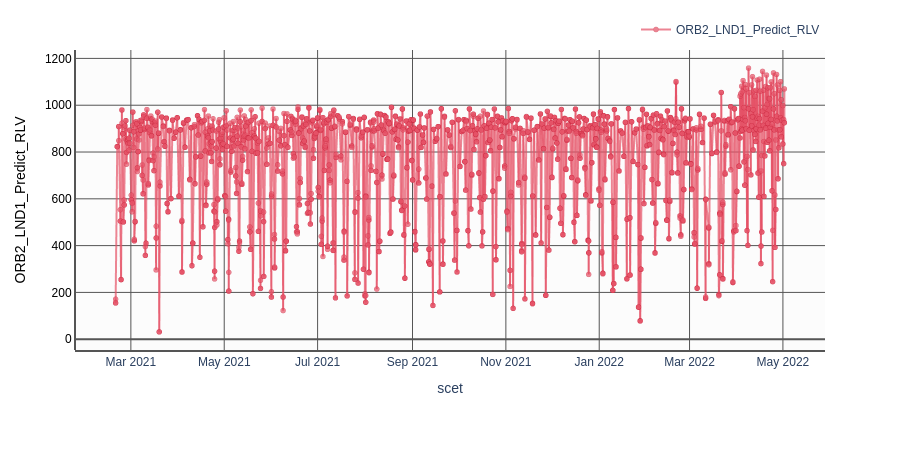

The cell this chart's notebook holds for it:
### Code cell
fig,c,m,t = dtatplot.make_stacked_graph(
    predicted.get_data(),
    y_vars = [
        t, # show the same parameters as before on the plot
    ],
    customize_dict=m, # use the same settings for the traces we had before
    unassigned_colors=c # passing the unassigned colors lets DTAT pull from the next color, instead of restarting from red
    )
fig.show() # this should look the same as our previous figure

### Figure 1 — Plotly figure (JSON) as saved in the notebook; plotly's stock layout.template omitted (floating-point values rounded to 4 significant figures; data arrays with more than 128 entries replaced by an {"elided": "..."} marker saying what was removed)
{"data": [{"hovertemplate": "scet: %{x|%Y-%jT%H:%M:%S.%L}<br>ORB2_LND1_Predict_RLV: %{y}<extra></extra>", "marker": {"color": "#E55166", "colorscale": [[0, "rgb(0,0,131)"], [0.2, "rgb(0,60,170)"], [0.4, "rgb(5,255,255)"], [0.6, "rgb(255,255,0)"], [0.8, "rgb(250,0,0)"], [1, "rgb(128,0,0)"]], "line": {"color": "#CA243C", "width": 0.5}, "showscale": false, "size": 5, "symbol": "circle"}, "meta": {"elided": "2140x2 str values"}, "mode": "lines+markers", "name": "ORB2_LND1_Predict_RLV", "opacity": 0.7, "showlegend": true, "type": "scattergl", "x": {"elided": "2140 str values"}, "xaxis": "x", "y": {"elided": "2140 float values"}, "yaxis": "y"}], "layout": {"font": {"family": "Arial"}, "height": 450, "hovermode": "x unified", "legend": {"orientation": "h", "x": 1, "xanchor": "right", "y": 1.02, "yanchor": "bottom"}, "margin": {"b": 100, "l": 75, "r": 75, "t": 50}, "plot_bgcolor": "#fcfcfc", "xaxis": {"anchor": "y", "domain": [0, 1], "gridcolor": "#555555", "linecolor": "#555555", "linewidth": 2, "showgrid": true, "showline": true, "title": {"text": "scet"}, "zerolinecolor": "#555555"}, "yaxis": {"anchor": "free", "domain": [0, 1], "gridcolor": "#555555", "linecolor": "#555555", "linewidth": 2, "overlaying": "y", "position": 0, "showgrid": true, "showline": true, "tickfont": {"color": "#000000"}, "title": {"font": {"color": "#000000"}, "text": "ORB2_LND1_Predict_RLV"}, "zerolinecolor": "#555555"}}}
